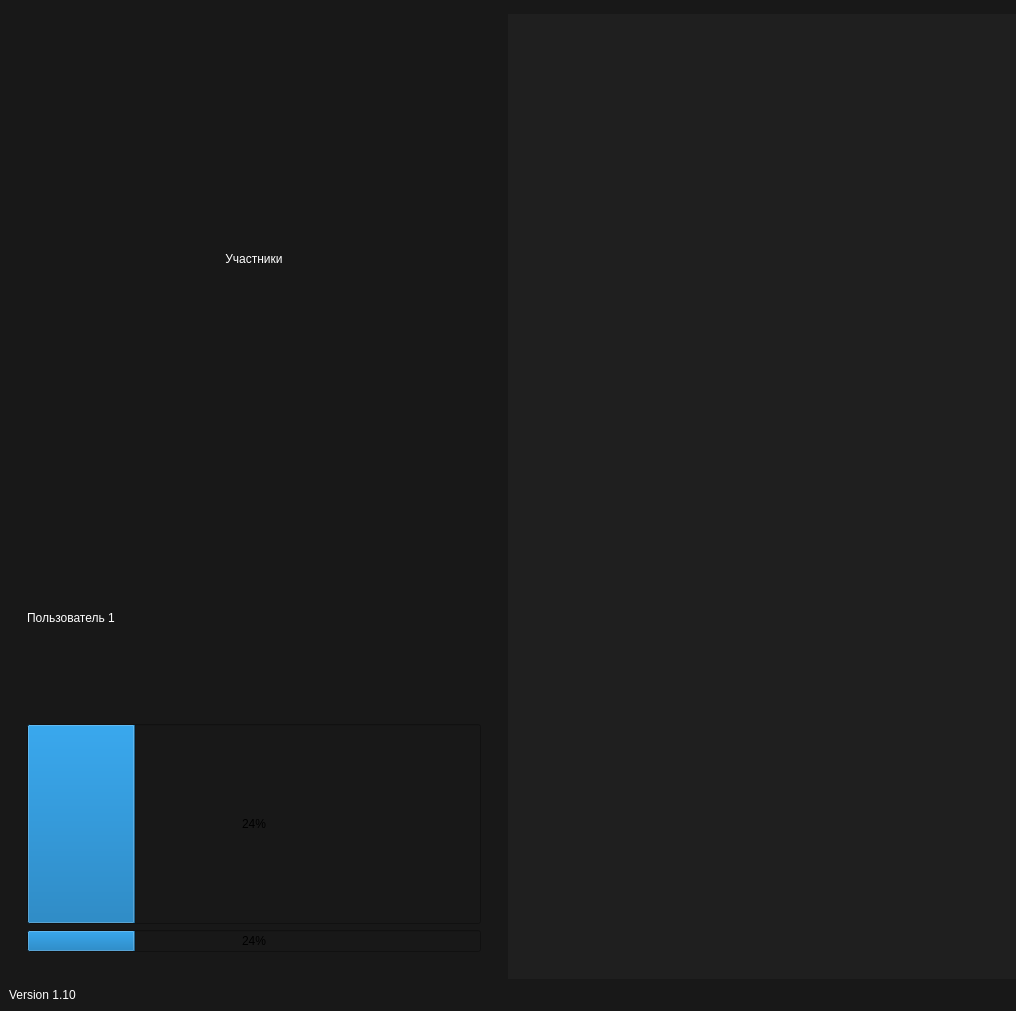
<?xml version="1.0" encoding="UTF-8"?>
<ui version="4.0">
 <class>Form</class>
 <widget class="QWidget" name="Form">
  <property name="geometry">
   <rect>
    <x>0</x>
    <y>0</y>
    <width>1016</width>
    <height>1011</height>
   </rect>
  </property>
  <property name="windowTitle">
   <string>Form</string>
  </property>
  <property name="styleSheet">
   <string notr="true">background-color: rgb(31, 31, 31)</string>
  </property>
  <layout class="QVBoxLayout" name="verticalLayout">
   <property name="spacing">
    <number>0</number>
   </property>
   <property name="leftMargin">
    <number>0</number>
   </property>
   <property name="topMargin">
    <number>0</number>
   </property>
   <property name="rightMargin">
    <number>0</number>
   </property>
   <property name="bottomMargin">
    <number>0</number>
   </property>
   <item alignment="Qt::AlignTop">
    <widget class="QWidget" name="top" native="true">
     <property name="styleSheet">
      <string notr="true">background-color: rgb(24, 24, 24)</string>
     </property>
     <layout class="QHBoxLayout" name="horizontalLayout">
      <property name="spacing">
       <number>0</number>
      </property>
      <property name="leftMargin">
       <number>0</number>
      </property>
      <property name="topMargin">
       <number>0</number>
      </property>
      <property name="rightMargin">
       <number>0</number>
      </property>
      <property name="bottomMargin">
       <number>0</number>
      </property>
      <item>
       <widget class="QWidget" name="widget_4" native="true"/>
      </item>
      <item>
       <widget class="QWidget" name="widget_5" native="true">
        <layout class="QHBoxLayout" name="horizontalLayout_4">
         <property name="spacing">
          <number>0</number>
         </property>
         <property name="leftMargin">
          <number>0</number>
         </property>
         <property name="topMargin">
          <number>0</number>
         </property>
         <property name="rightMargin">
          <number>0</number>
         </property>
         <property name="bottomMargin">
          <number>0</number>
         </property>
         <item>
          <widget class="QLabel" name="label">
           <property name="styleSheet">
            <string notr="true">color: rgb(255, 255, 255);
font:16pt &quot;Consolas&quot;;
</string>
           </property>
           <property name="text">
            <string/>
           </property>
           <property name="alignment">
            <set>Qt::AlignCenter</set>
           </property>
          </widget>
         </item>
        </layout>
       </widget>
      </item>
      <item>
       <widget class="QWidget" name="widget_6" native="true"/>
      </item>
     </layout>
    </widget>
   </item>
   <item>
    <widget class="QWidget" name="middle" native="true">
     <property name="sizePolicy">
      <sizepolicy hsizetype="Preferred" vsizetype="Expanding">
       <horstretch>0</horstretch>
       <verstretch>0</verstretch>
      </sizepolicy>
     </property>
     <layout class="QHBoxLayout" name="horizontalLayout_2">
      <property name="spacing">
       <number>0</number>
      </property>
      <property name="leftMargin">
       <number>0</number>
      </property>
      <property name="topMargin">
       <number>0</number>
      </property>
      <property name="rightMargin">
       <number>0</number>
      </property>
      <property name="bottomMargin">
       <number>0</number>
      </property>
      <item>
       <widget class="QWidget" name="persons" native="true">
        <property name="enabled">
         <bool>true</bool>
        </property>
        <property name="sizePolicy">
         <sizepolicy hsizetype="Preferred" vsizetype="Expanding">
          <horstretch>0</horstretch>
          <verstretch>0</verstretch>
         </sizepolicy>
        </property>
        <property name="styleSheet">
         <string notr="true">background-color: rgb(24, 24, 24)</string>
        </property>
        <layout class="QVBoxLayout" name="verticalLayout_2">
         <item>
          <widget class="QLabel" name="label_3">
           <property name="styleSheet">
            <string notr="true">color: rgb(255, 255, 255);
font:16pt &quot;Consolas&quot;;
</string>
           </property>
           <property name="text">
            <string>Участники</string>
           </property>
           <property name="alignment">
            <set>Qt::AlignCenter</set>
           </property>
          </widget>
         </item>
         <item>
          <widget class="QWidget" name="person_1" native="true">
           <layout class="QHBoxLayout" name="horizontalLayout_7">
            <item>
             <widget class="QWidget" name="qwidget" native="true">
              <property name="sizePolicy">
               <sizepolicy hsizetype="Preferred" vsizetype="Preferred">
                <horstretch>0</horstretch>
                <verstretch>0</verstretch>
               </sizepolicy>
              </property>
              <layout class="QVBoxLayout" name="verticalLayout_3">
               <item>
                <widget class="QLabel" name="label_4">
                 <property name="styleSheet">
                  <string notr="true">color: rgb(255, 255, 255);
font:16pt &quot;Consolas&quot;;
</string>
                 </property>
                 <property name="text">
                  <string>Пользователь 1</string>
                 </property>
                </widget>
               </item>
               <item>
                <widget class="QProgressBar" name="progressBar">
                 <property name="sizePolicy">
                  <sizepolicy hsizetype="Preferred" vsizetype="Minimum">
                   <horstretch>0</horstretch>
                   <verstretch>0</verstretch>
                  </sizepolicy>
                 </property>
                 <property name="value">
                  <number>24</number>
                 </property>
                </widget>
               </item>
               <item>
                <widget class="QProgressBar" name="progressBar_2">
                 <property name="sizePolicy">
                  <sizepolicy hsizetype="Preferred" vsizetype="Fixed">
                   <horstretch>0</horstretch>
                   <verstretch>0</verstretch>
                  </sizepolicy>
                 </property>
                 <property name="value">
                  <number>24</number>
                 </property>
                </widget>
               </item>
              </layout>
             </widget>
            </item>
           </layout>
          </widget>
         </item>
         <item>
          <layout class="QHBoxLayout" name="person_2"/>
         </item>
         <item>
          <layout class="QHBoxLayout" name="person_3"/>
         </item>
         <item>
          <layout class="QHBoxLayout" name="person_4"/>
         </item>
         <item>
          <layout class="QHBoxLayout" name="person_5"/>
         </item>
         <item>
          <layout class="QHBoxLayout" name="person_6"/>
         </item>
         <item>
          <layout class="QHBoxLayout" name="person_7"/>
         </item>
         <item>
          <layout class="QHBoxLayout" name="person_8"/>
         </item>
         <item>
          <layout class="QHBoxLayout" name="person_9"/>
         </item>
         <item>
          <layout class="QHBoxLayout" name="person_10"/>
         </item>
         <item>
          <layout class="QHBoxLayout" name="person_11"/>
         </item>
         <item>
          <layout class="QHBoxLayout" name="peroson_12"/>
         </item>
        </layout>
       </widget>
      </item>
      <item>
       <widget class="QWidget" name="widget_8" native="true">
        <widget class="QWidget" name="widget_9" native="true">
         <property name="geometry">
          <rect>
           <x>200</x>
           <y>80</y>
           <width>339</width>
           <height>945</height>
          </rect>
         </property>
         <layout class="QHBoxLayout" name="horizontalLayout_6"/>
        </widget>
       </widget>
      </item>
     </layout>
    </widget>
   </item>
   <item alignment="Qt::AlignBottom">
    <widget class="QWidget" name="bottom" native="true">
     <property name="styleSheet">
      <string notr="true">background-color: rgb(24, 24, 24)</string>
     </property>
     <layout class="QHBoxLayout" name="horizontalLayout_3">
      <property name="spacing">
       <number>0</number>
      </property>
      <property name="leftMargin">
       <number>0</number>
      </property>
      <property name="topMargin">
       <number>0</number>
      </property>
      <property name="rightMargin">
       <number>0</number>
      </property>
      <property name="bottomMargin">
       <number>0</number>
      </property>
      <item>
       <widget class="QWidget" name="widget_10" native="true">
        <layout class="QHBoxLayout" name="horizontalLayout_5">
         <item>
          <widget class="QLabel" name="label_2">
           <property name="styleSheet">
            <string notr="true">color: rgb(255, 255, 255);
font:16pt &quot;Consolas&quot;;
</string>
           </property>
           <property name="text">
            <string>Version 1.10</string>
           </property>
          </widget>
         </item>
        </layout>
       </widget>
      </item>
      <item>
       <widget class="QWidget" name="widget_11" native="true"/>
      </item>
      <item>
       <widget class="QWidget" name="widget_12" native="true"/>
      </item>
     </layout>
    </widget>
   </item>
  </layout>
 </widget>
 <resources/>
 <connections/>
</ui>
